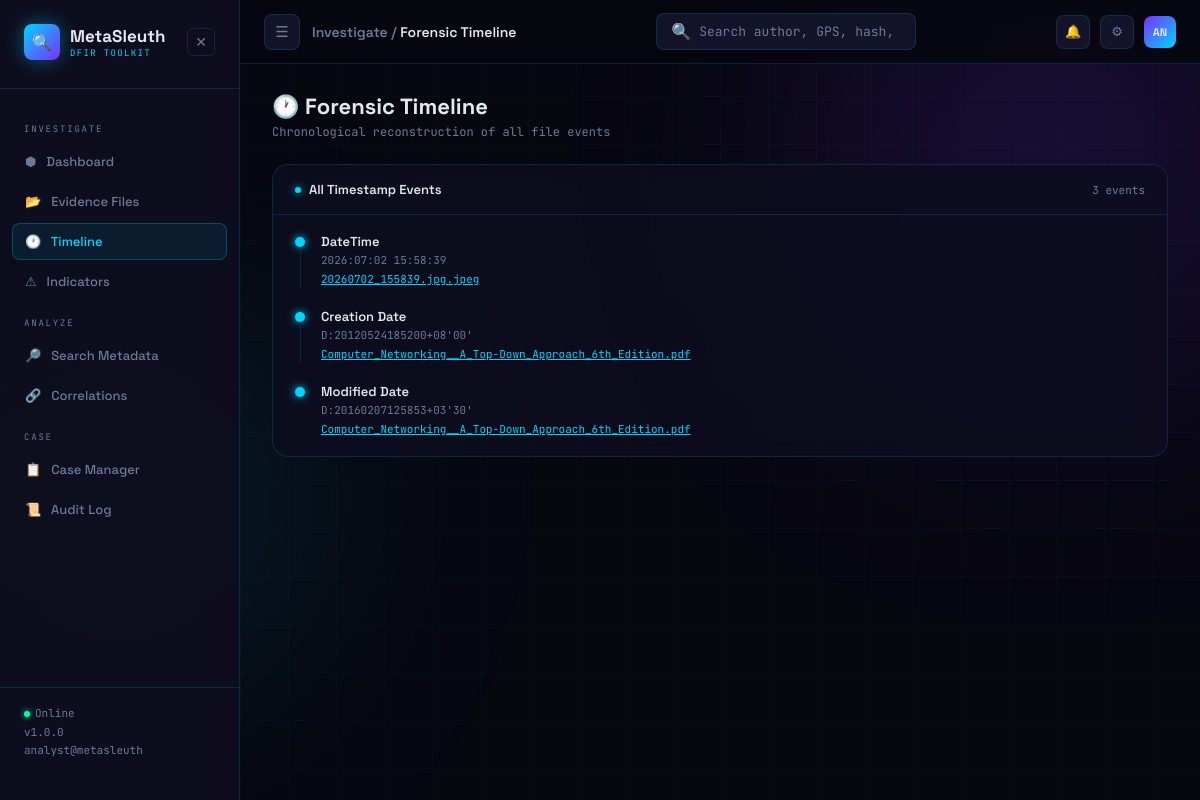
Before: /timeline with the older database file.
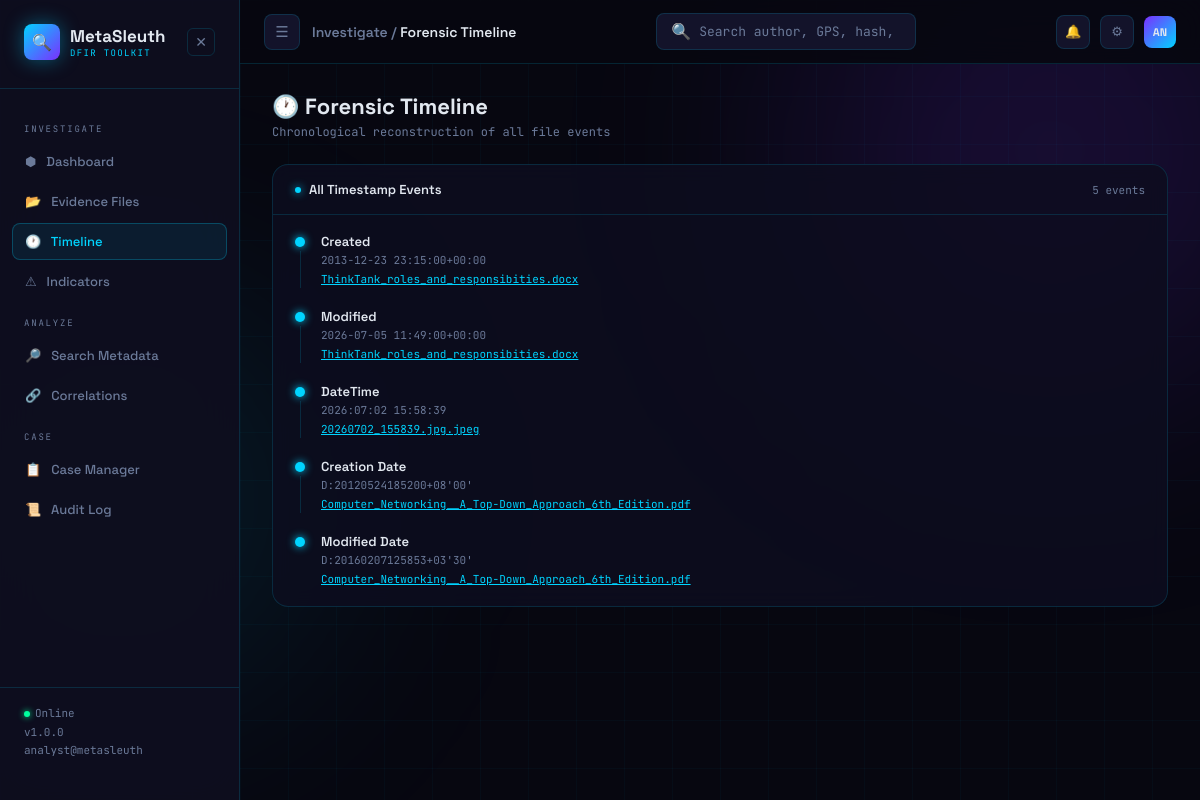
After: the same page with the newer database file.
### tables this page shows
CREATE TABLE metadata (
            id      INTEGER PRIMARY KEY AUTOINCREMENT,
            file_id INTEGER NOT NULL,
            key     TEXT NOT NULL,
            value   TEXT,
            FOREIGN KEY (file_id) REFERENCES files(id)
        );

CREATE TABLE files (
            id          INTEGER PRIMARY KEY AUTOINCREMENT,
            filename    TEXT NOT NULL,
            file_type   TEXT NOT NULL,
            file_size   INTEGER,
            md5         TEXT,
            sha1        TEXT,
            sha256      TEXT,
            upload_time TEXT NOT NULL,
            analyst     TEXT
        );

### app.py (the view)
@app.route('/timeline')
def timeline_page():
    conn   = get_connection()
    cursor = conn.cursor()
    cursor.execute('''
        SELECT m.key, m.value, f.filename, f.id, f.file_type
        FROM metadata m
        JOIN files f ON m.file_id = f.id
        WHERE m.key IN (
            "DateTime", "DateTimeOriginal", "DateTimeDigitized",
            "Created", "Modified", "Creation Date", "Modified Date",
            "Last Printed", "Encoded Date", "Tagged Date"
        )
        ORDER BY m.value ASC
    ''')
    raw_events = cursor.fetchall()
    conn.close()
    events = []
    for row in raw_events:
        events.append({
            'key':       row['key'],
            'value':     row['value'],
            'filename':  row['filename'],
            'file_id':   row['id'],
            'file_type': row['file_type'],
        })
    return render_template('timeline.html', events=events)

### database/db.py (called while the page is built)
def get_connection():
    conn = sqlite3.connect(DATABASE)
    conn.row_factory = sqlite3.Row
    return conn

### templates/timeline.html (shortened to what this page needs)
{% extends 'base.html' %}
{% block breadcrumb %}Investigate / <span>Forensic Timeline</span>{% endblock %}
{% block content %}
<div>
    <div class="page-title">🕐 Forensic Timeline</div>
    <div class="page-sub">Chronological reconstruction of all file events</div>
</div>
<div class="panel">
    <div class="panel-head">
        <div class="panel-title"><span class="dot"></span>All Timestamp Events</div>
        <span style="font-size:11px;font-family:var(--mono);color:var(--muted)">
            {{ events | length }} event{{ 's' if events|length != 1 }}
        </span>
    </div>
    <div class="panel-body">
        {% if events %}
            <div class="tl">
                {% for e in events %}
                <div class="tl-item">
                    <div class="tl-left">
                        <div class="tl-dot"></div>
                    </div>
                    <div>
                        <div class="tl-event">{{ e.key }}</div>
                        <div class="tl-detail">{{ e.value }}</div>
                        <a class="tl-file" href="/file/{{ e.file_id }}">
                            {{ e.filename }}
                        </a>
                    </div>
                </div>
                {% endfor %}
            </div>
        {% else %}
            <div class="empty">
                <div class="empty-icon">🕐</div>
                No timestamp data yet. Upload files to build the timeline.
            </div>
        {% endif %}
    </div>
</div>
{% endblock %}

Changed rows visible on the page:
added metadata: key "Created", value "2013-12-23 23:15:00+00:00", filename "ThinkTank_roles_and_responsibities.docx"
added metadata: key "Modified", value "2026-07-05 11:49:00+00:00", filename "ThinkTank_roles_and_responsibities.docx"
Other visible differences:
{{ events | length }}: "3" → "5"
